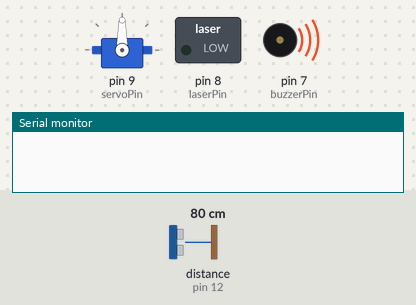
The sketch below on a simulated Arduino Uno, built with avr-gcc and run on an emulated ATmega328P. Parts: servo, switched loads named in the sketch (green lamp = pin HIGH), buzzer (waves = sounding, pin HIGH), the last lines printed to the serial monitor. Wiring (inferred from the names in the program): ultrasonic range finder: trigger pin 11; echo pin 12. The inputs (shaded band) are chosen by the test bench; at power-on: distance to the obstacle (sensor on pin 12) 80 cm. The echo pulse lasts 58.3 µs per cm; pins used as bus, display or sensor lines are not drawn.

Above: at 0.1 s.
1.8 s: distance to the obstacle (sensor on pin 12) set to 33 cm
4.8 s: distance to the obstacle (sensor on pin 12) set to 27 cm
At 5.3 s:
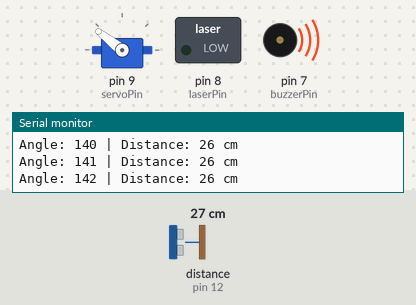
7.8 s: distance to the obstacle (sensor on pin 12) set to 35 cm
At 8.4 s:
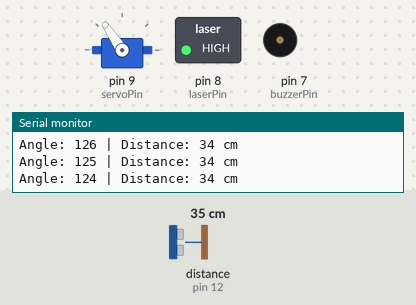
10.8 s: distance to the obstacle (sensor on pin 12) set to 2 cm
At 11.7 s:
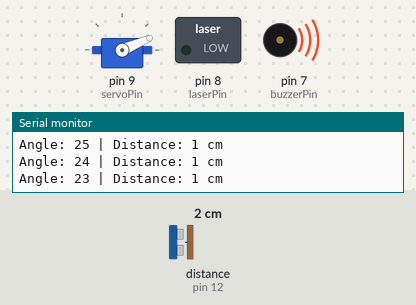
13.8 s: distance to the obstacle (sensor on pin 12) set to 9 cm
16.8 s: distance to the obstacle (sensor on pin 12) set to 60 cm
At 17.6 s:
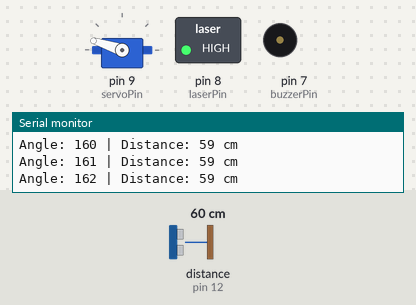
Timing chart, 0 to 20.8 s (numbered marks = the images above; inputs shaded):
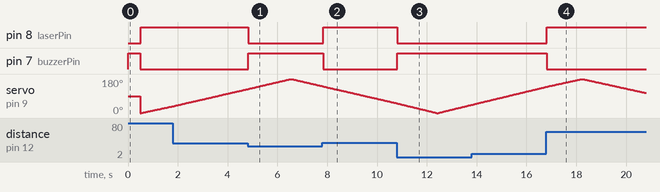

Measured:
- the behaviour switches between 31 and 30 cm on distance to the obstacle (sensor on pin 12) (found by bisection; images 0 and 1)
- after the input at 4.8 s, pin 8 (laserPin): HIGH → LOW at once; pin 7 (buzzerPin): LOW → HIGH at once
- after the input at 7.8 s, pin 8 (laserPin): LOW → HIGH at once; pin 7 (buzzerPin): HIGH → LOW at once
- after the input at 10.8 s, pin 8 (laserPin): HIGH → LOW at once; pin 7 (buzzerPin): LOW → HIGH at once
- after the input at 16.8 s, pin 8 (laserPin): LOW → HIGH at once; pin 7 (buzzerPin): HIGH → LOW at once
- by itself, servo on pin 9 (servoPin): rises from 139° to 180° in 1.4 s, then falls to 106° in 2.6 s

The sketch:

UltrasonicRadarSystem.ino
```cpp
#include <Servo.h>

// --- Pin Definitions ---
const int trigPin = 11;
const int echoPin = 12;
const int laserPin = 8;
const int buzzerPin = 7;
const int servoPin = 9;

Servo myServo;

void setup() {
  myServo.attach(servoPin);
  pinMode(trigPin, OUTPUT);
  pinMode(echoPin, INPUT);
  pinMode(laserPin, OUTPUT);
  pinMode(buzzerPin, OUTPUT);

  Serial.begin(115200);

  digitalWrite(buzzerPin, HIGH);
  delay(500);
  digitalWrite(buzzerPin, LOW);

  Serial.println("Dual-Scan Radar System Initialized.");
}

void loop() {
  // --- Scan from 0 to 180 degrees ---
  for (int i = 0; i <= 180; i++) {
    performScan(i);
    delay(30);
  }

  // --- Scan from 180 to 0 degrees ---
  for (int i = 180; i >= 0; i--) {
    performScan(i);
    delay(30);
  }
}

// --- Shared Function to Perform Scan at a Specific Angle ---
void performScan(int angle) {
  myServo.write(angle);
  int distance = calculateDistance();

  // Detection Logic (30 cm limit)
  if (distance > 0 && distance < 30) {
    digitalWrite(laserPin, LOW);   // Target detected
    digitalWrite(buzzerPin, HIGH); // Alarm ON
  } else {
    digitalWrite(laserPin, HIGH);  // Clear
    digitalWrite(buzzerPin, LOW);  // Alarm OFF
  }

  Serial.print("Angle: "); Serial.print(angle);
  Serial.print(" | Distance: "); Serial.print(distance);
  Serial.println(" cm");
}

// --- Distance Calculation ---
int calculateDistance() {
  digitalWrite(trigPin, LOW);
  delayMicroseconds(2);
  digitalWrite(trigPin, HIGH);
  delayMicroseconds(10);
  digitalWrite(trigPin, LOW);

  long duration = pulseIn(echoPin, HIGH);
  return duration * 0.034 / 2;
}
```
